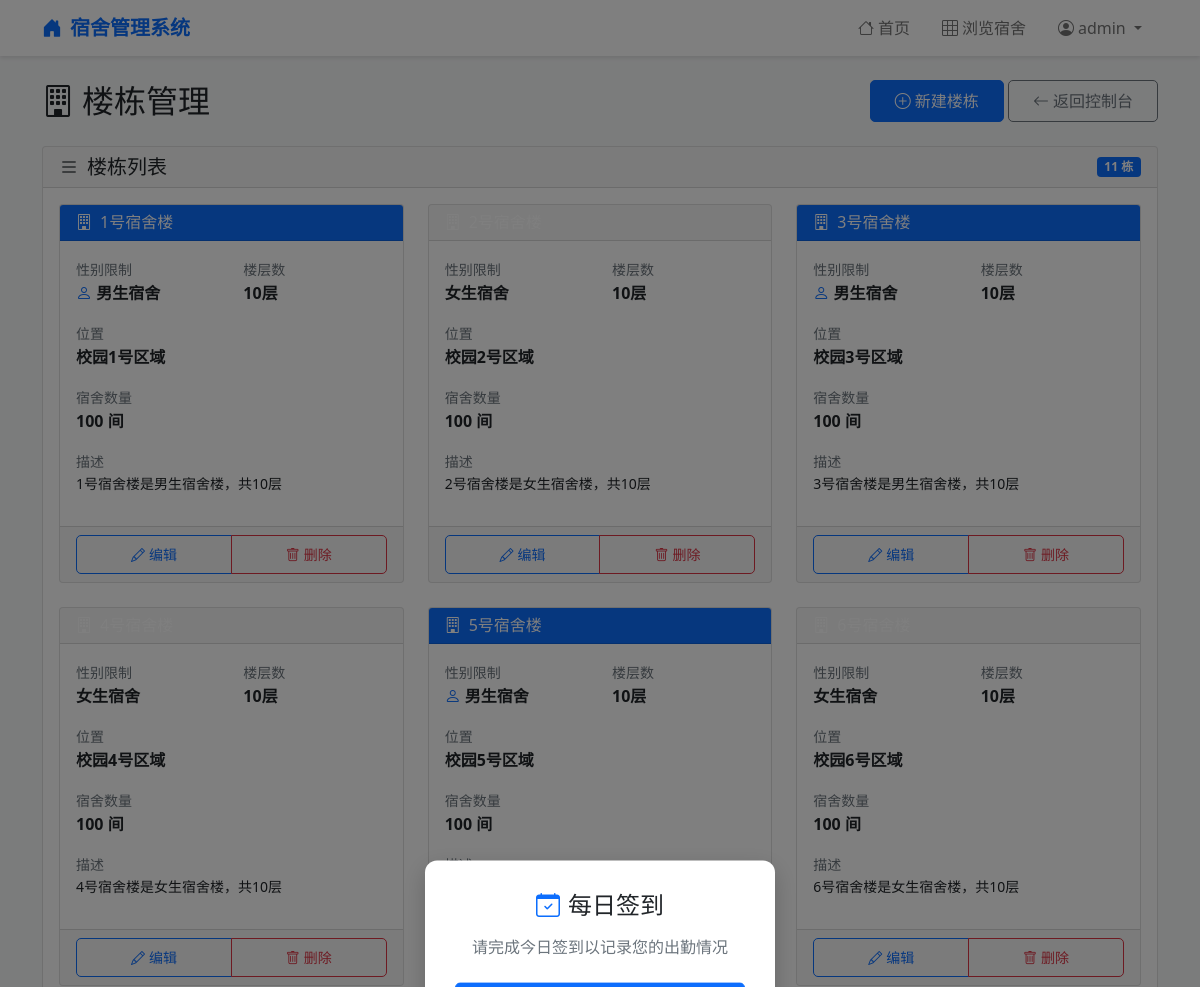
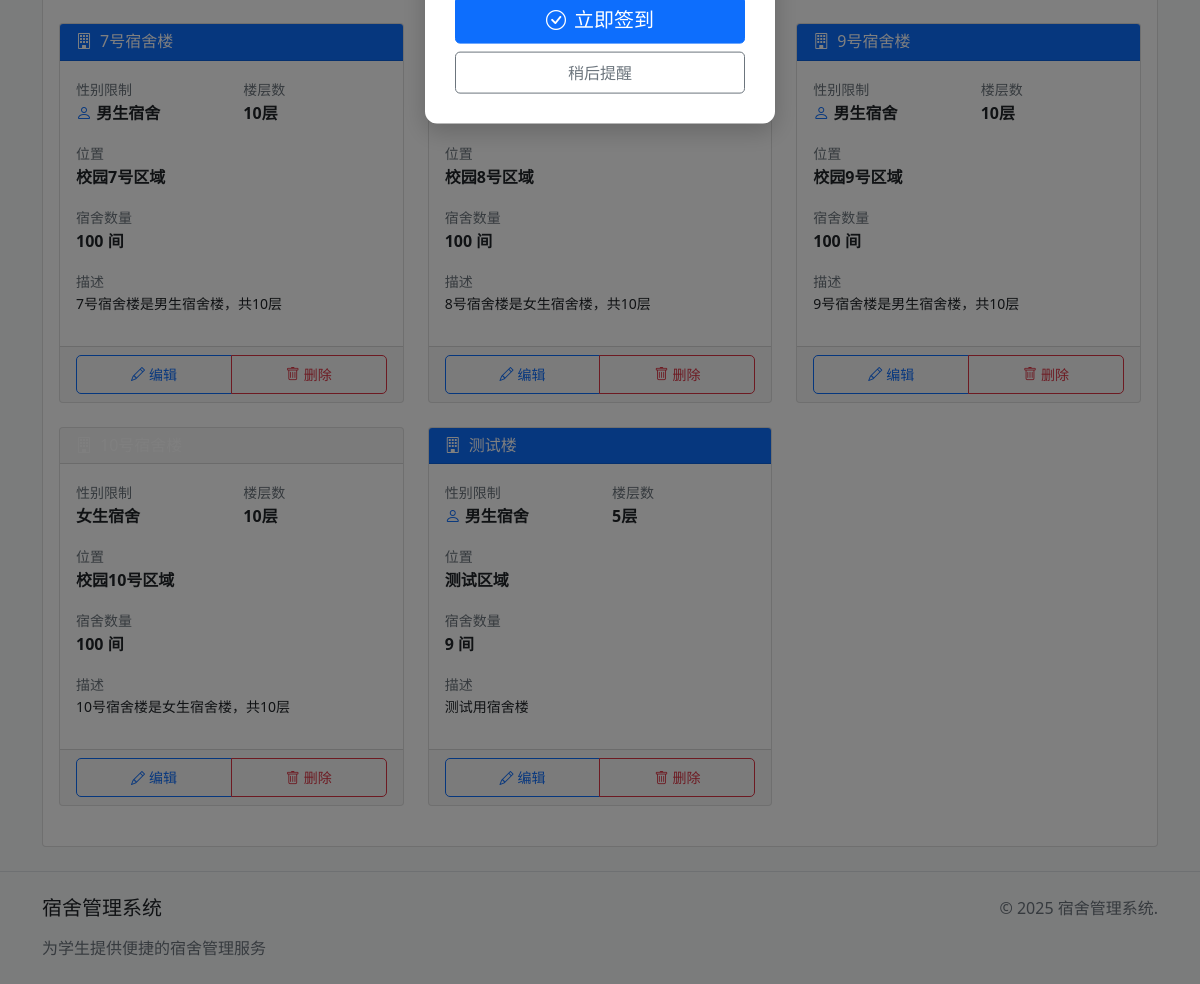
Screenshot of /admin/buildings (signed in) with the database file from the repository (2 pictures, top to bottom).
### models/user.py (models this page shows)
class User(UserMixin, db.Model):
    __tablename__ = 'users'
    id = db.Column(db.Integer, primary_key=True)
    username = db.Column(db.String(50), unique=True, nullable=False)
    password_hash = db.Column(db.String(200), nullable=False)
    role = db.Column(db.String(20), default=UserRole.STUDENT.value)
    student = db.relationship('Student', backref='user', uselist=False)

### models/dormitory.py (models this page shows)
class Building(db.Model):
    __tablename__ = 'buildings'
    id = db.Column(db.Integer, primary_key=True)
    name = db.Column(db.String(50), nullable=False)
    gender = db.Column(db.String(10), nullable=False)
    total_floors = db.Column(db.Integer, nullable=False)
    location = db.Column(db.String(100))  # 位置描述
    facilities = db.Column(db.Text)  # 设施说明
    description = db.Column(db.Text)
    image_url = db.Column(db.String(200))

### start.py (the view)
@app.route('/admin/buildings')
@login_required
def admin_buildings():
    if current_user.role != UserRole.ADMIN.value:
        flash('权限不足', 'error')
        return redirect(url_for('index'))
    buildings = Building.query.all()
    return render_template('admin/buildings.html', buildings=buildings)

### start.py (called while the page is built)
@login_manager.user_loader
def load_user(user_id):
    return User.query.get(int(user_id))

@app.context_processor
def inject_enums():
    return dict(
        UserRole=UserRole,
        BedStatus=BedStatus,
        ApplicationStatus=ApplicationStatus
    )

### templates/admin/buildings.html (shortened to what this page needs)
{% extends "base.html" %}
{% block content %}
<div class="container py-4">
    <div class="row mb-4">
        <div class="col-12">
            <div class="d-flex justify-content-between align-items-center">
                <h2 class="mb-0">
                    <i class="bi bi-building me-2"></i>楼栋管理
                </h2>
                <div>
                    <a href="{{ url_for('create_building') }}" class="btn btn-primary">
                        <i class="bi bi-plus-circle me-1"></i>新建楼栋
                    </a>
                    <a href="{{ url_for('admin_dashboard') }}" class="btn btn-outline-secondary">
                        <i class="bi bi-arrow-left me-1"></i>返回控制台
                    </a>
                </div>
            </div>
        </div>
    </div>
    <div class="row">
        <div class="col-12">
            <div class="card">
                <div class="card-header d-flex justify-content-between align-items-center">
                    <h5 class="mb-0">
                        <i class="bi bi-list me-2"></i>楼栋列表
                    </h5>
                    <span class="badge bg-primary">{{ buildings|length }} 栋</span>
                </div>
                <div class="card-body">
                    {% if buildings %}
                    <div class="row">
                        {% for building in buildings %}
                        <div class="col-md-6 col-lg-4 mb-4">
                            <div class="card h-100">
                                <div class="card-header bg-{% if building.gender == '男' %}primary{% else %}pink{% endif %} text-white">
                                    <h6 class="mb-0">
                                        <i class="bi bi-building me-2"></i>{{ building.name }}
                                    </h6>
                                </div>
                                <div class="card-body">
                                    <div class="mb-3">
                                        <div class="row">
                                            <div class="col-6">
                                                <small class="text-muted">性别限制</small>
                                                <div class="fw-bold">
                                                    {% if building.gender == '男' %}
                                                    <i class="bi bi-person text-primary"></i> 男生宿舍
                                                    {% else %}
                                                     女生宿舍
                                                    {% endif %}
                                                </div>
                                            </div>
                                            <div class="col-6">
                                                <small class="text-muted">楼层数</small>
                                                <div class="fw-bold">{{ building.total_floors }}层</div>
                                            </div>
                                        </div>
                                    </div>
                                    {% if building.location %}
                                    <div class="mb-3">
                                        <small class="text-muted">位置</small>
                                        <div class="fw-bold">{{ building.location }}</div>
                                    </div>
                                    {% endif %}
                                    <div class="mb-3">
                                        <small class="text-muted">宿舍数量</small>
                                        <div class="fw-bold">{{ building.dormitories|length }} 间</div>
                                    </div>
                                    {% if building.description %}
                                    <div class="mb-3">
                                        <small class="text-muted">描述</small>
                                        <div class="small">{{ building.description[:100] }}{% if building.description|length > 100 %}...{% endif %}</div>
                                    </div>
                                    {% endif %}
                                </div>
                                <div class="card-footer">
                                    <div class="btn-group w-100">
                                        <a href="{{ url_for('edit_building', building_id=building.id) }}"
                                           class="btn btn-outline-primary btn-sm">
                                            <i class="bi bi-pencil me-1"></i>编辑
                                        </a>
                                        <button type="button" class="btn btn-outline-danger btn-sm"
                                                onclick="deleteBuilding({{ building.id }}, '{{ building.name }}')">
                                            <i class="bi bi-trash me-1"></i>删除
                                        </button>
                                    </div>
                                </div>
                            </div>
                        </div>
                        {% endfor %}
                    </div>
                    {% endif %}
                </div>
            </div>
        </div>
    </div>
</div>
{% endblock %}

### templates/base.html (shortened to what this page needs)
<!DOCTYPE html>
<html lang="zh-CN">
<head>
    <link href="https://cdn.jsdelivr.net/npm/bootstrap@5.1.3/dist/css/bootstrap.min.css" rel="stylesheet">
    <link href="https://cdn.jsdelivr.net/npm/bootstrap-icons@1.7.2/font/bootstrap-icons.css" rel="stylesheet">
</head>
<body>
    <nav class="navbar navbar-expand-lg navbar-light bg-white">
        <div class="container">
            <a class="navbar-brand" href="{{ url_for('main.index') }}">
                <i class="bi bi-house-door-fill me-2"></i>宿舍管理系统
            </a>
            <div class="collapse navbar-collapse" id="navbarNav">
                <ul class="navbar-nav ms-auto">
                    <li class="nav-item">
                        <a class="nav-link" href="{{ url_for('main.index') }}">
                            <i class="bi bi-house me-1"></i>首页
                        </a>
                    </li>
                    <li class="nav-item">
                        <a class="nav-link" href="{{ url_for('dorm.browse') }}">
                            <i class="bi bi-grid-3x3 me-1"></i>浏览宿舍
                        </a>
                    </li>
                    {% if current_user.is_authenticated %}
                    <li class="nav-item dropdown">
                        <a class="nav-link dropdown-toggle" href="#" id="navbarDropdown" role="button" data-bs-toggle="dropdown">
                            <i class="bi bi-person-circle me-1"></i>{{ current_user.username }}
                        </a>
                    </li>
                    {% endif %}
                </ul>
            </div>
        </div>
    </nav>
    <div class="main-content">
        {% block content %}{% endblock %}
    </div>
    <div class="check-in-modal" id="checkInModal">
        <h4 class="mb-3">
            <i class="bi bi-calendar-check text-primary me-2"></i>每日签到
        </h4>
        <p class="text-muted mb-4">请完成今日签到以记录您的出勤情况</p>
        <div class="d-grid gap-2">
            <button class="btn btn-primary btn-lg" id="checkInButton">
                <i class="bi bi-check-circle me-2"></i>立即签到
            </button>
            <button class="btn btn-outline-secondary" id="checkInCloseButton">稍后提醒</button>
        </div>
    </div>
    <footer class="footer">
        <div class="container">
            <div class="row">
                <div class="col-md-6">
                    <h5 class="mb-3">宿舍管理系统</h5>
                    <p class="text-muted mb-0">为学生提供便捷的宿舍管理服务</p>
                </div>
                <div class="col-md-6 text-md-end">
                    <p class="text-muted mb-0">© 2025 宿舍管理系统.</p>
                </div>
            </div>
        </div>
    </footer>
</body>
</html>

### templates/base.html (style rules this page uses)
body { min-height: 100vh; display: flex; flex-direction: column; background-color: #f8f9fa; }
.navbar { box-shadow: 0 2px 4px rgba(0,0,0,.1); }
.navbar-brand { font-weight: 600; color: #0d6efd !important; }
.nav-link { font-weight: 500; padding: 0.5rem 1rem !important; transition: all 0.3s ease; }
.main-content { flex: 1; }
.footer { background-color: #f8f9fa; padding: 1.5rem 0; margin-top: auto; border-top: 1px solid #dee2e6; }
.card { transition: transform 0.2s ease, box-shadow 0.2s ease; }
.btn { border-radius: 5px; padding: 0.5rem 1.5rem; font-weight: 500; transition: all 0.3s ease; }
.btn-primary { background-color: #0d6efd; border-color: #0d6efd; }
.check-in-modal { display: none; position: fixed; top: 50%; left: 50%; transform: translate(-50%, -50%); z-index: 1050; background: white; border-radius: 12px; box-shadow: 0 8px 24px rgba(0, 0, 0, 0.2); padding: 30px; text-align: center; min-width: 350px; max-width: 500px; }
.check-in-modal.show { display: block; }

### rows the page displays
User: username "admin"
Building: name "1号宿舍楼", gender "男" (drawn), total_floors "10", location "校园1号区域", dormitories|length "100", description "1号宿舍楼是男生宿舍楼，共10层"
Building: gender "女生宿舍", total_floors "10", location "校园2号区域", dormitories|length "100", description "2号宿舍楼是女生宿舍楼，共10层"
Building: name "3号宿舍楼", gender "男" (drawn), total_floors "10", location "校园3号区域", dormitories|length "100", description "3号宿舍楼是男生宿舍楼，共10层"
Building: gender "女生宿舍", total_floors "10", location "校园4号区域", dormitories|length "100", description "4号宿舍楼是女生宿舍楼，共10层"
Building: name "5号宿舍楼", gender "男" (drawn), total_floors "10", location "校园5号区域", dormitories|length "100"
Building: gender "女生宿舍", total_floors "10", location "校园6号区域", dormitories|length "100", description "6号宿舍楼是女生宿舍楼，共10层"
Building: name "7号宿舍楼", gender "男" (drawn), total_floors "10", location "校园7号区域", dormitories|length "100", description "7号宿舍楼是男生宿舍楼，共10层"
Building: location "校园8号区域", dormitories|length "100", description "8号宿舍楼是女生宿舍楼，共10层"
Building: name "9号宿舍楼", gender "男" (drawn), total_floors "10", location "校园9号区域", dormitories|length "100", description "9号宿舍楼是男生宿舍楼，共10层"
Building: gender "女生宿舍", total_floors "10", location "校园10号区域", dormitories|length "100", description "10号宿舍楼是女生宿舍楼，共10层"
Building: name "测试楼", gender "男" (drawn), total_floors "5", location "测试区域", dormitories|length "9", description "测试用宿舍楼"

### other values shown
{{ buildings|length }} "11"
